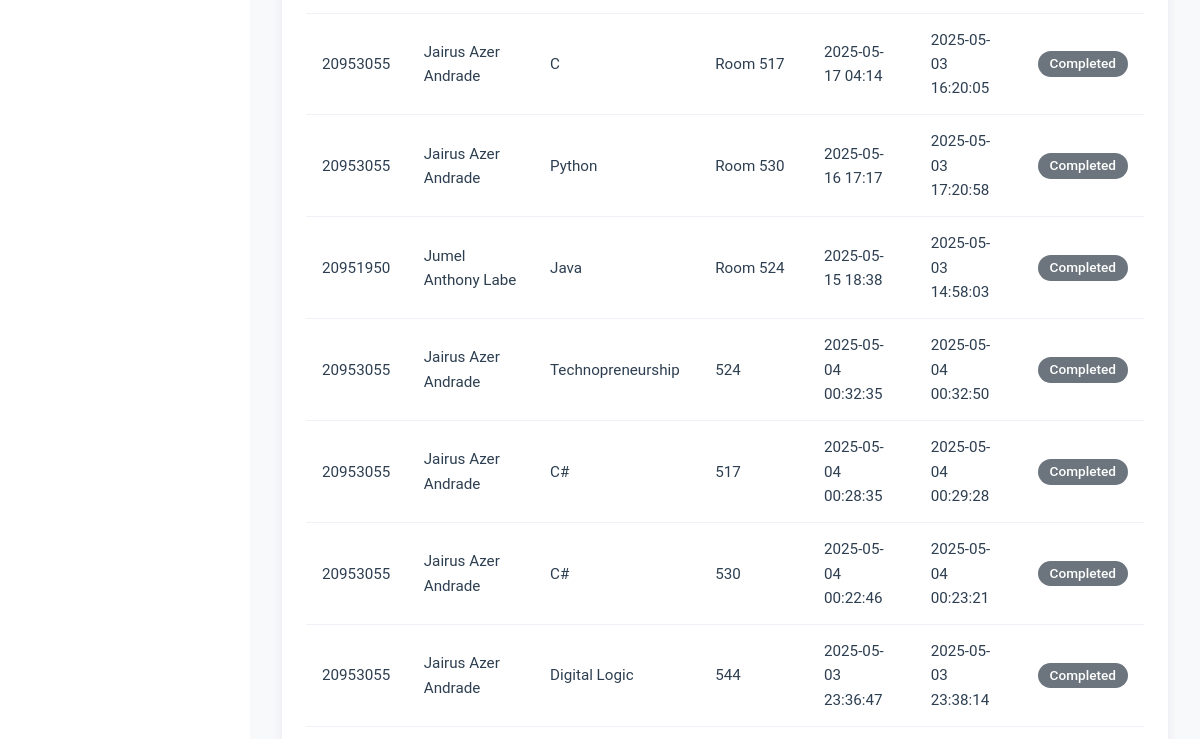
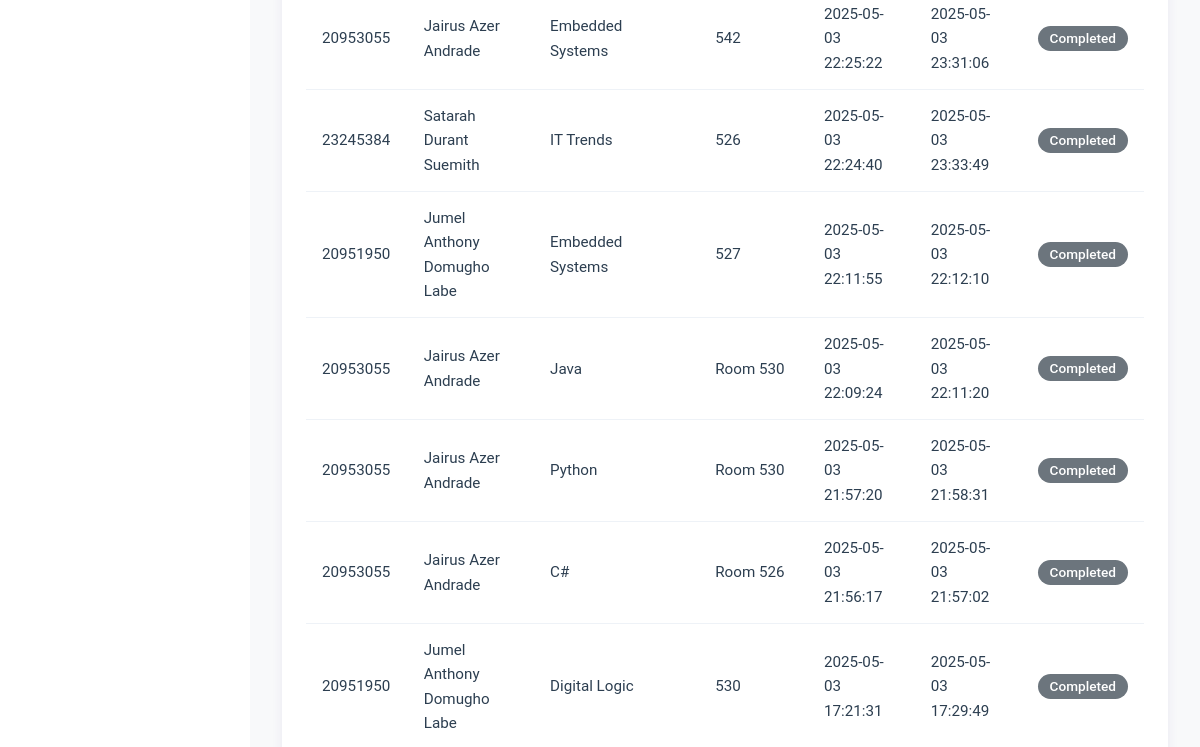
Before: /admin/sit_in_records (signed in, middle part) with the older database file (2 pictures, top to bottom).
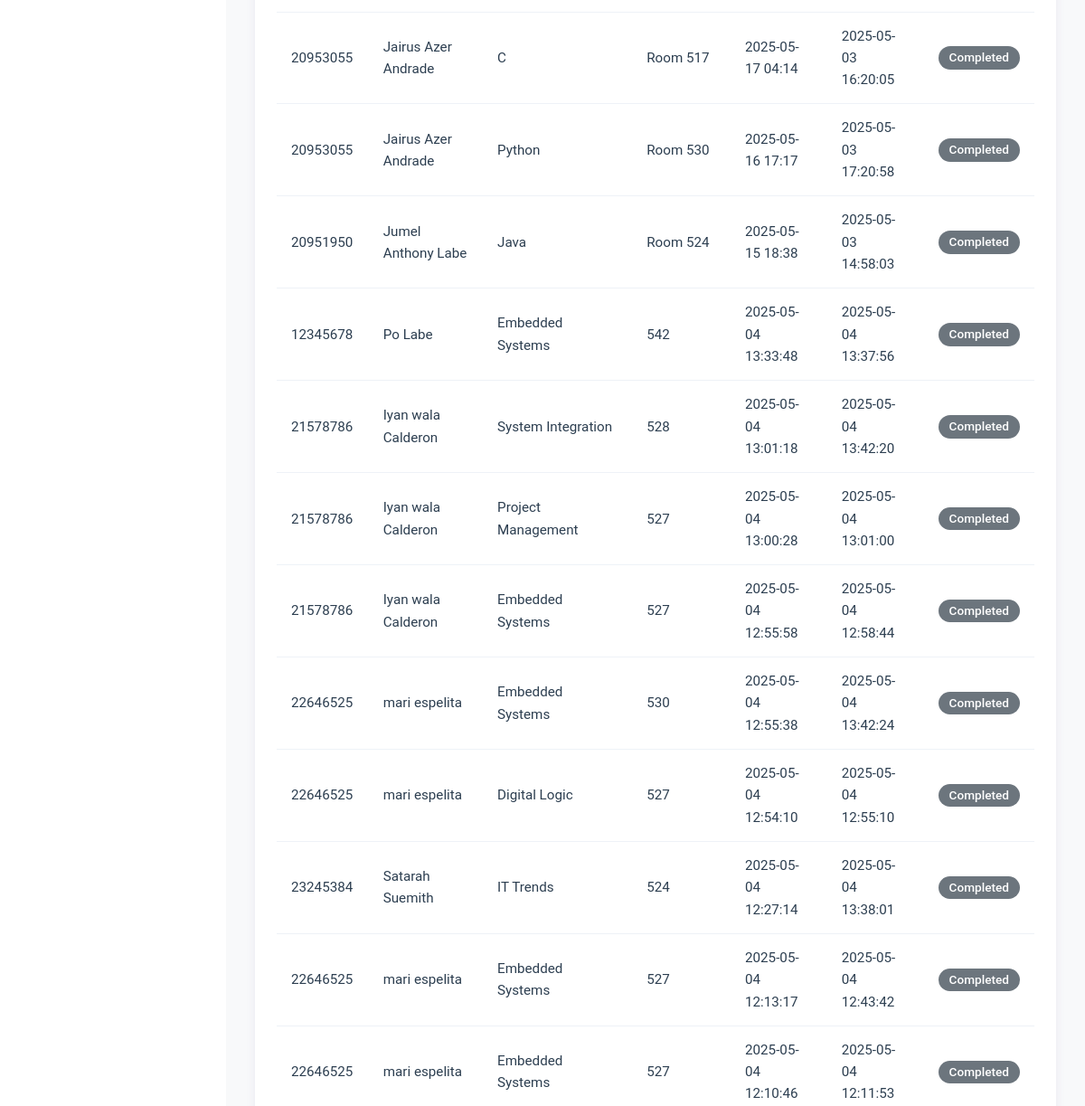
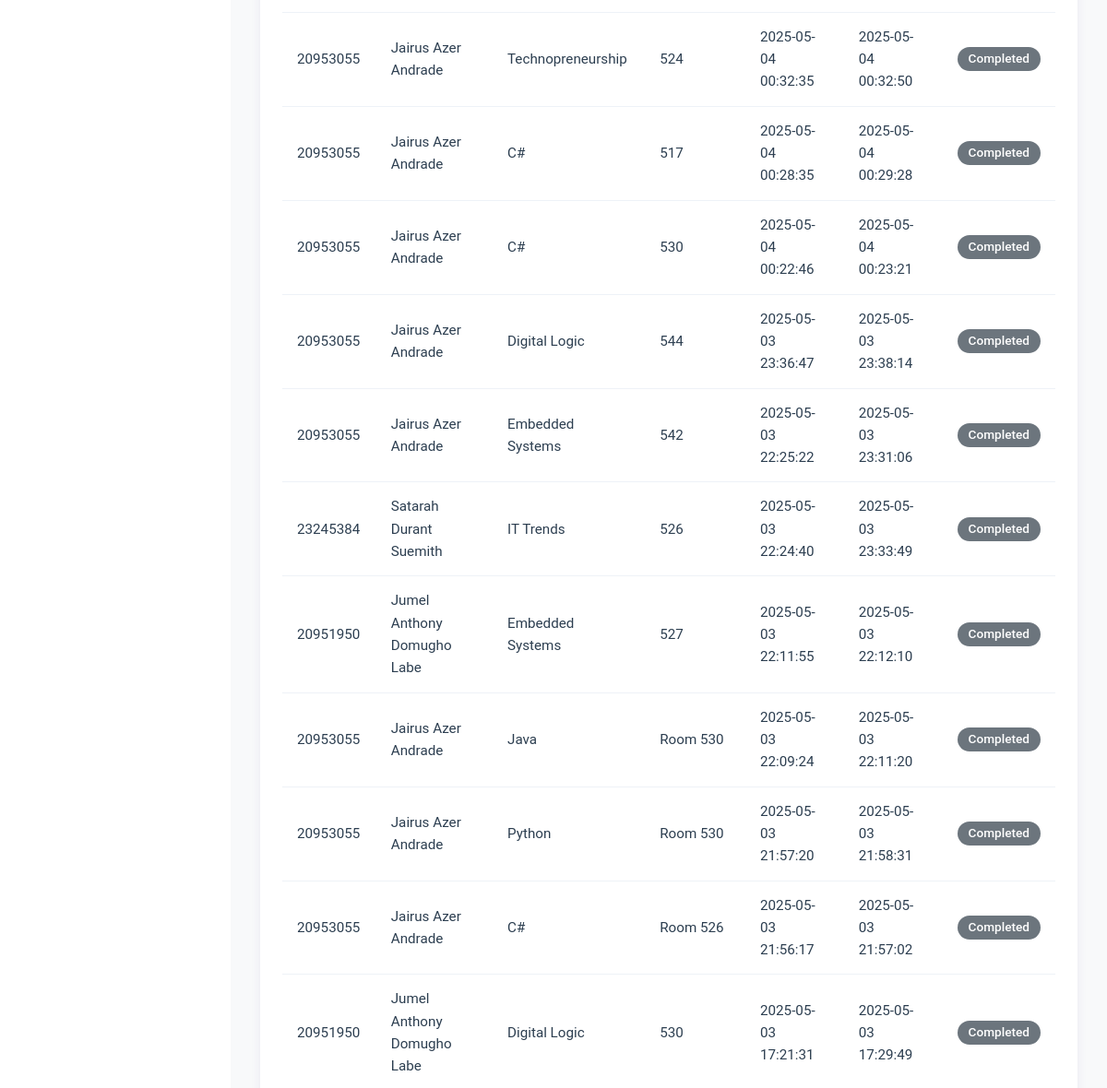
After: the same page with the newer database file (2 pictures, top to bottom).
### tables this page shows
CREATE TABLE sit_in_records (
    sit_in_id INTEGER PRIMARY KEY AUTOINCREMENT,
    id_number VARCHAR(50) NOT NULL,
    name VARCHAR(255) NOT NULL,
    purpose TEXT NOT NULL,
    lab VARCHAR(10) NOT NULL,
    login_time DATETIME NOT NULL,
    logout_time DATETIME NULL,
    date DATE NOT NULL
, computer_number INTEGER);

### routes/admin_routes.py (the view)
@admin_bp.route('/sit_in_records')
def sit_in_records():
    if session.get('user_type') != 'admin':
        flash("Admin access required.", "danger")
        return redirect(url_for('auth.login'))
    records = get_sit_in_records()
    purpose_stats = get_purpose_stats()
    return render_template('admin/sit_in_records.html',
                         records=records,
                         purpose_stats=purpose_stats)

### app.py (called while the page is built)
@app.after_request
def add_header(response):
    if 'Cache-Control' not in response.headers:
        response.headers['Cache-Control'] = 'no-store, no-cache, must-revalidate, post-check=0, pre-check=0, max-age=0'
        response.headers['Pragma'] = 'no-cache'
        response.headers['Expires'] = '-1'
    return response

### dbhelper.py (called while the page is built)
def get_sit_in_records():
    conn = get_connection()
    cursor = conn.cursor()
    cursor.execute("""
        SELECT sir.sit_in_id, sir.id_number, sir.name, sir.purpose, sir.lab,
               sir.login_time,
               CASE
                   WHEN sir.logout_time IS NULL THEN 'Active'
                   ELSE sir.logout_time
               END as logout_time
        FROM sit_in_records sir
        ORDER BY sir.login_time DESC
    """)
    records = cursor.fetchall()
    conn.close()
    return [dict(zip(['sit_in_id', 'id_number', 'name', 'purpose', 'lab', 'login_time', 'logout_time'], record))
            for record in records]

### templates/admin/sit_in_records.html (shortened to what this page needs)
{% extends "admin/base.html" %}
{% block content %}
<div class="dashboard-container">
    <div class="content">
        <div class="container mt-4">
            <div class="table-container">
                <table class="custom-table">
                    <tbody>
                        {% for record in records %}
                        <tr>
                            <td>{{ record.id_number }}</td>
                            <td>{{ record.name }}</td>
                            <td>{{ record.purpose }}</td>
                            <td>{{ record.lab }}</td>
                            <td>{{ record.login_time }}</td>
                            <td>{{ record.logout_time }}</td>
                            <td>
                                {% if record.logout_time == 'Active' %}
                                    <span class="badge bg-success">Active</span>
                                {% else %}
                                    <span class="badge bg-secondary">Completed</span>
                                {% endif %}
                            </td>
                        </tr>
                        {% endfor %}
                    </tbody>
                </table>
            </div>
        </div>
    </div>
</div>
{% endblock %}

Changed rows visible on the page:
added sit_in_records: id_number "12345678", name "Po Labe", purpose "Embedded Systems", lab "542", login_time "2025-05-04 13:33:48", logout_time "2025-05-04 13:37:56", shows "Completed"
added sit_in_records: id_number "21578786", name "Iyan wala Calderon", purpose "System Integration", lab "528", login_time "2025-05-04 13:01:18", logout_time "2025-05-04 13:42:20", shows "Completed"
added sit_in_records: id_number "21578786", name "Iyan wala Calderon", purpose "Project Management", lab "527", login_time "2025-05-04 13:00:28", logout_time "2025-05-04 13:01:00", shows "Completed"
added sit_in_records: id_number "21578786", name "Iyan wala Calderon", purpose "Embedded Systems", lab "527", login_time "2025-05-04 12:55:58", logout_time "2025-05-04 12:58:44", shows "Completed"
added sit_in_records: id_number "22646525", name "mari espelita", purpose "Embedded Systems", lab "530", login_time "2025-05-04 12:55:38", logout_time "2025-05-04 13:42:24", shows "Completed"
added sit_in_records: id_number "22646525", name "mari espelita", purpose "Digital Logic", lab "527", login_time "2025-05-04 12:54:10", logout_time "2025-05-04 12:55:10", shows "Completed"
added sit_in_records: id_number "23245384", name "Satarah Suemith", purpose "IT Trends", lab "524", login_time "2025-05-04 12:27:14", logout_time "2025-05-04 13:38:01", shows "Completed"
added sit_in_records: id_number "22646525", name "mari espelita", purpose "Embedded Systems", lab "527", login_time "2025-05-04 12:13:17", logout_time "2025-05-04 12:43:42", shows "Completed"
added sit_in_records: id_number "22646525", name "mari espelita", purpose "Embedded Systems", lab "527", login_time "2025-05-04 12:10:46", logout_time "2025-05-04 12:11:53", shows "Completed"
